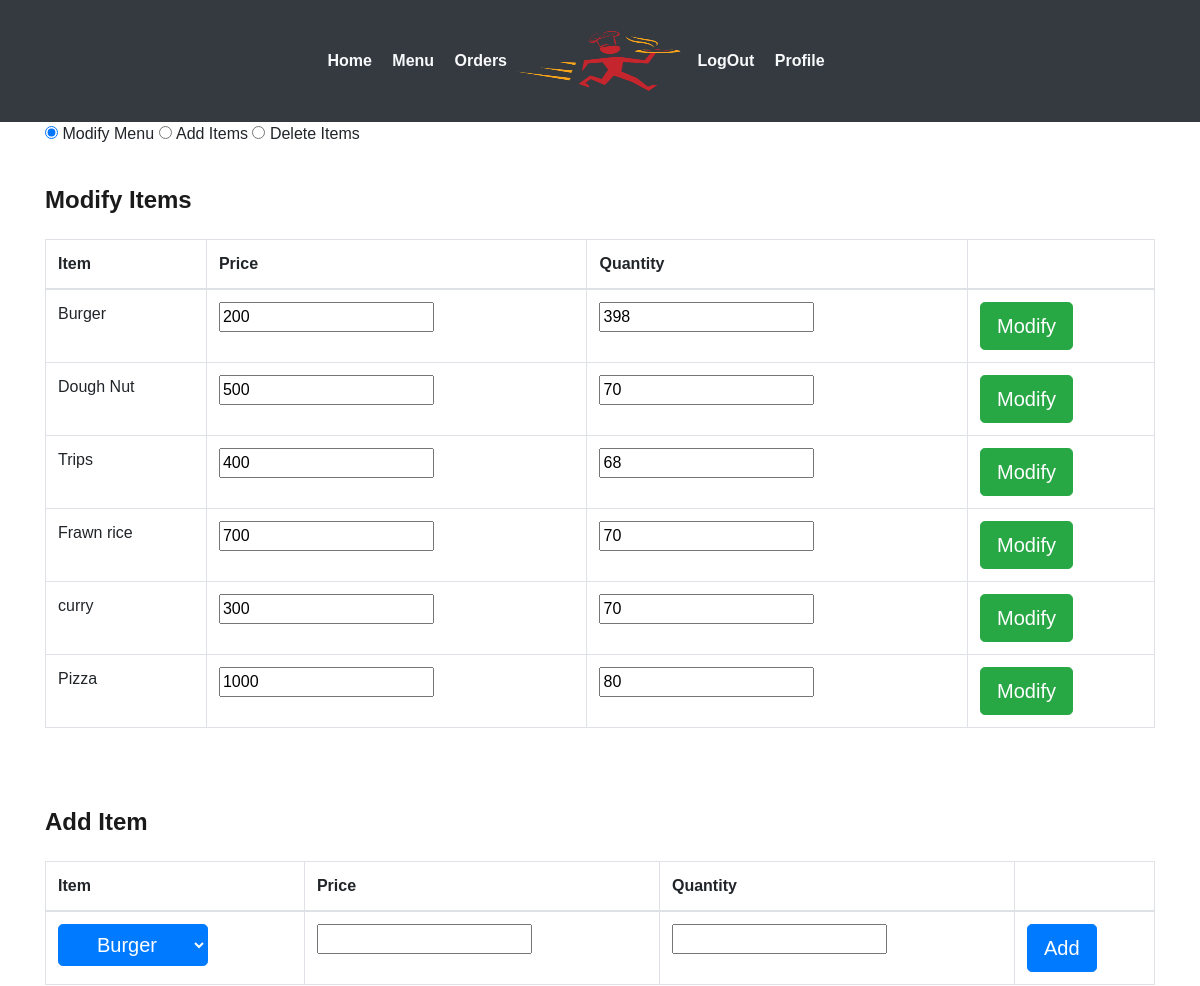
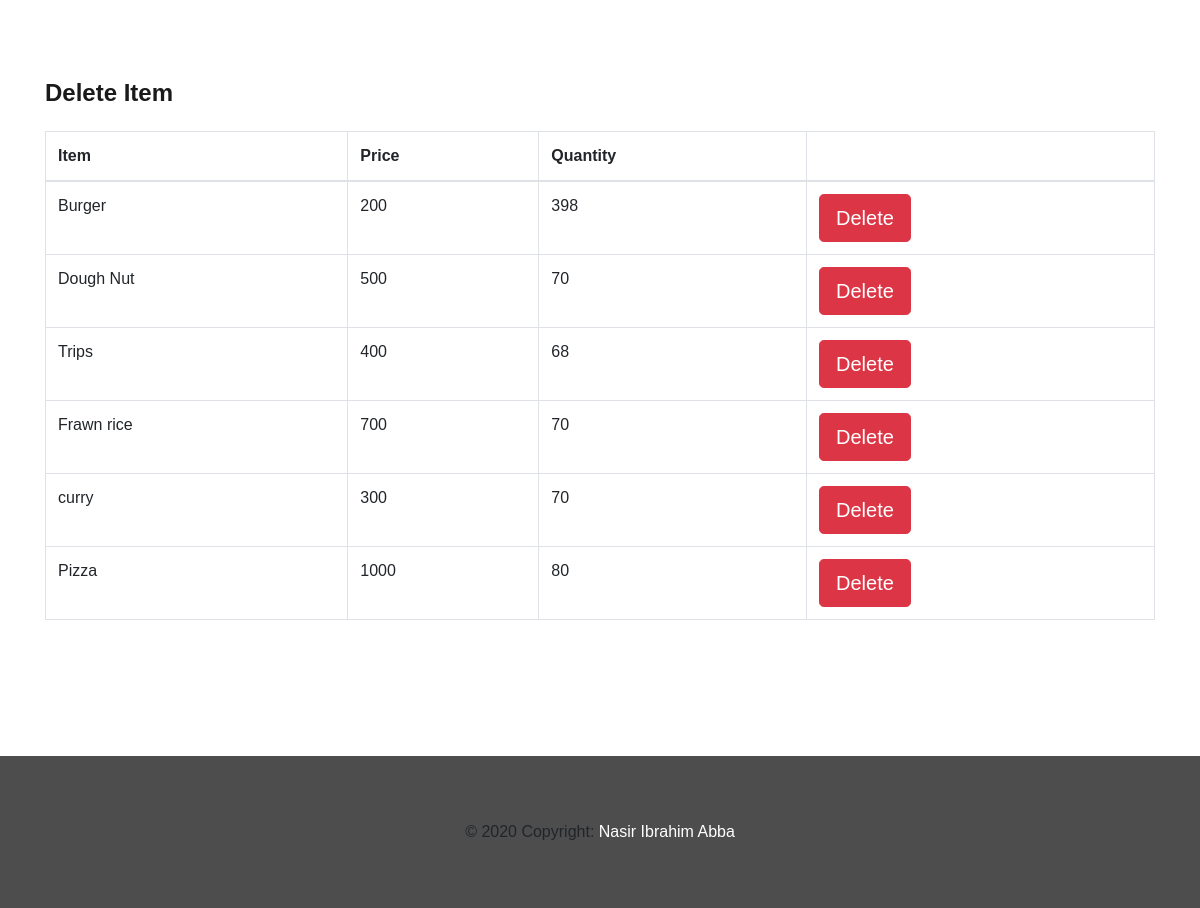
/restaurant/menu/ (signed in), run on the app's committed database (2 pictures, top to bottom).
### webapp/models.py (models this page shows)
class Item(models.Model):
	id 			= models.AutoField(primary_key=True)
	fname 		= models.CharField(max_length=30,blank=False)
	category 	= models.CharField(max_length=50,blank=False)
	def __str__(self):
		return self.fname

### webapp/views.py (the view, shortened to what this page needs)
# urls.py: path('restaurant/menu/',views.menuManipulation,name='mmenu'),
@login_required(login_url='/login/restaurant/')
def menuManipulation(request):
	if not request.user.is_authenticated:
		return redirect("rlogin")
	rest=Restaurant.objects.filter(id=request.user.restaurant.id);
	rest=rest[0]
	menuitems=Menu.objects.filter(r_id=rest)
	menu=[]
	for x in menuitems:
		cmenu=[]
		cmenu.append(x.item_id)
		cmenu.append(x.price)
		cmenu.append(x.quantity)
		cmenu.append(x.id)
		menu.append(cmenu)
	menuitems = Item.objects.all()
	items = []
	for y in menuitems:
		citem = []
		citem.append(y.id)
		citem.append(y.fname)
		items.append(citem)
	context={
		"menu":menu,
		"items":items,
		"username":request.user.username,
	}
	return render(request,'webapp/menu_modify.html',context)

### webapp/templates/webapp/menu_modify.html (shortened to what this page needs)
{% extends 'webapp/base2.html'%}
{% block body %}
	<div class="container">
		<input id="tab1" type="radio" name="tabs" checked>
  	<label for="tab1">Modify Menu</label>
  	<input id="tab2" type="radio" name="tabs">
  	<label for="tab2">Add Items</label>
	<input id="tab3" type="radio" name="tabs">
  	<label for="tab3">Delete Items</label>
	<section id="content1">
		<div class="order-top" style="border:0">
			<p>
				<h4>Modify Items</h4>
				<table class="table table-hover table-bordered">
					<thead>
						<th>Item</th>
						<th>Price</th>
						<th>Quantity</th>
						<th></th>
					</thead>
				{% for x in menu %}
					<tr>
						<form action="" method="POST">{% csrf_token %}
							<td>{{x.0}}</td>
							<td><input type="number" value="{{x.1}}" name="price"/></td>
							<td><input type="number" value="{{x.2}}" name="quantity"/></td>
							<td>
								<input type="submit" value="Modify" name="submit" class="btn btn-success btn-lg" />
							</td>
						</form>
					</tr>
				{% endfor %}
				</table>
			</p>
		</div>
	</section>
	<section id="content2">
		<div class="order-top" style="border:0">
			<p>
				<h4>Add Item</h4>
				<table class="table table-hover table-bordered">
					<thead>
						<th>Item</th>
						<th>Price</th>
						<th>Quantity</th>
						<th></th>
					</thead>
					<tr>
						<form action="" method="POST">{% csrf_token %}
						<td>
							<select name="item" class="btn btn-primary btn-lg">
							{% for x in items %}
								<option value="{{x.0}}">{{x.1}}</option>
							{% endfor %}
							</select>
						</td>
						<td><input type="number" value="" name="price"/></td>
						<td><input type="number" value="" name="quantity"/>
						</td>
						<td>
							<input type="submit" value="Add" name="submit" class="btn  btn-primary btn-lg">
						</td>
						</form>
					</tr>
				</table>
			</p>
		</div>
	</section>
	<section id="content3">
		<div class="order-top" style="border:0">
			<p>
				<h4>Delete Item</h4>
				<table class="table table-hover table-bordered">
					<thead>
						<th>Item</th>
						<th>Price</th>
						<th>Quantity</th>
						<th></th>
					</thead>
				{% for x in menu %}
					<tr>
					<td>{{x.0}}</td>
					<td>{{x.1}}</td>
					<td>{{x.2}}</td>
					<td>
						<form action="" method="POST">{% csrf_token %}
							<input type="submit" value="Delete" name="submit" class="btn btn-danger btn-lg">
						</form>
					</td>
					</tr>
				{% endfor %}
				</table>
			</p>
		</div>
	</section>
	</div>
{% endblock %}

### webapp/static/webapp/css/style.css (style rules this page uses)
body { padding:0; margin:0; font-family: 'Source Sans Pro', sans-serif; }
input[type="button"],input[type="submit"] { transition:0.5s all; -webkit-transition:0.5s all; -moz-transition:0.5s all; -o-transition:0.5s all; -ms-transition:0.5s all; }
h1,h2,h3,h4,h5,h6 { margin:0; }
p { margin:0; }
label { margin:0; }
.order-top h4 { color: #1A1A1A; font-size: 1.5em; font-weight: 600; margin-bottom: 1em; }
.order-top p { color: #6b6969; font-size: 1em; font-weight: 400; line-height: 1.8em; margin: 1em 0; }
.order-top { padding: 1.5em 0; border-bottom: 1px dotted #5fa022; }

### data on the page
Item: fname "Burger", price "200", quantity "398", item "Burger", x "200", x "398"
Item: fname "Dough Nut", price "500", quantity "70", x "500", x "70"
Item: fname "Trips", price "400", quantity "68", x "400", x "68"
Item: fname "Frawn rice", price "700", quantity "70", x "700", x "70"
Item: fname "curry", price "300", quantity "70", x "300", x "70"
Item: fname "Pizza", price "1000", quantity "80", x "1000", x "80"
